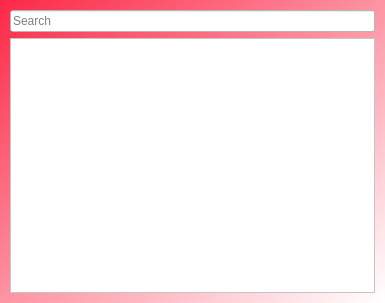
<?xml version="1.0" encoding="UTF-8"?>
<ui version="4.0">
 <class>Form</class>
 <widget class="QWidget" name="Form">
  <property name="geometry">
   <rect>
    <x>0</x>
    <y>0</y>
    <width>385</width>
    <height>303</height>
   </rect>
  </property>
  <property name="windowTitle">
   <string>Training plans</string>
  </property>
  <property name="styleSheet">
   <string notr="true">background: qlineargradient(spread:pad, x1:0, y1:0, x2:1, y2:1, stop:0 rgba(252, 40, 71, 255), stop:1 rgba(255, 255, 255, 255));
font: 8pt &quot;Verdana&quot;;
</string>
  </property>
  <layout class="QGridLayout" name="gridLayout">
   <property name="leftMargin">
    <number>10</number>
   </property>
   <property name="topMargin">
    <number>10</number>
   </property>
   <property name="rightMargin">
    <number>10</number>
   </property>
   <property name="bottomMargin">
    <number>10</number>
   </property>
   <item row="0" column="0" colspan="2">
    <widget class="QLineEdit" name="searchLine">
     <property name="styleSheet">
      <string notr="true">background: white;</string>
     </property>
     <property name="placeholderText">
      <string>Search</string>
     </property>
    </widget>
   </item>
   <item row="1" column="0" colspan="2">
    <widget class="QScrollArea" name="trainingPlans">
     <property name="styleSheet">
      <string notr="true">background: white;</string>
     </property>
     <property name="frameShape">
      <enum>QFrame::StyledPanel</enum>
     </property>
     <property name="widgetResizable">
      <bool>true</bool>
     </property>
     <widget class="QWidget" name="scrollAreaWidgetContents">
      <property name="geometry">
       <rect>
        <x>0</x>
        <y>0</y>
        <width>363</width>
        <height>255</height>
       </rect>
      </property>
      <layout class="QGridLayout" name="gridLayout_2"/>
     </widget>
    </widget>
   </item>
  </layout>
 </widget>
 <resources/>
 <connections/>
</ui>
